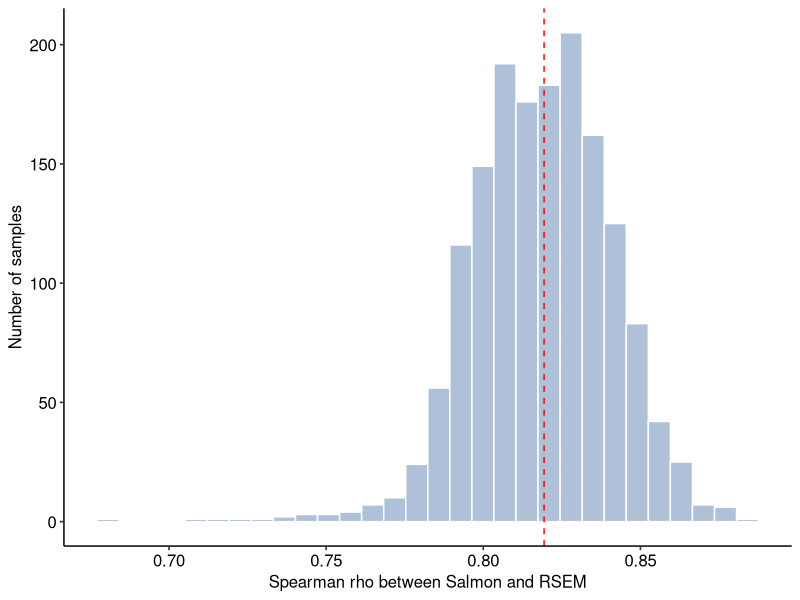
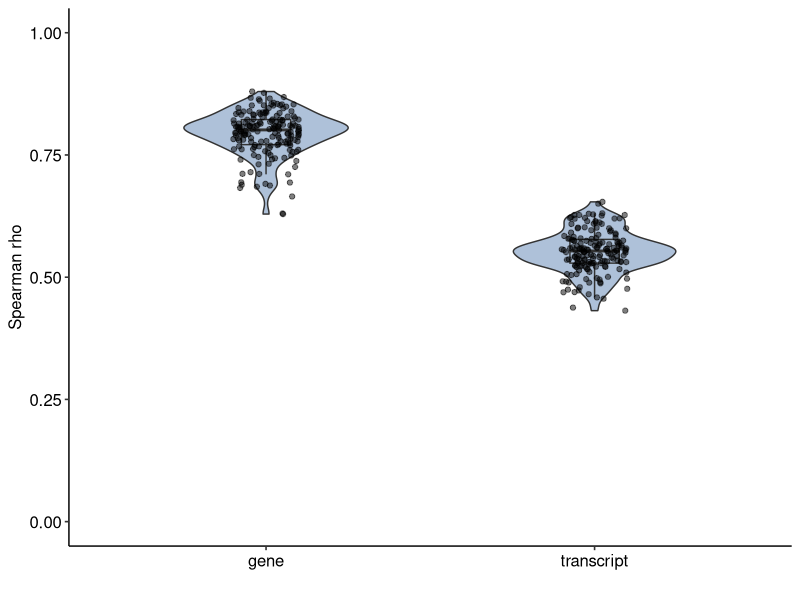
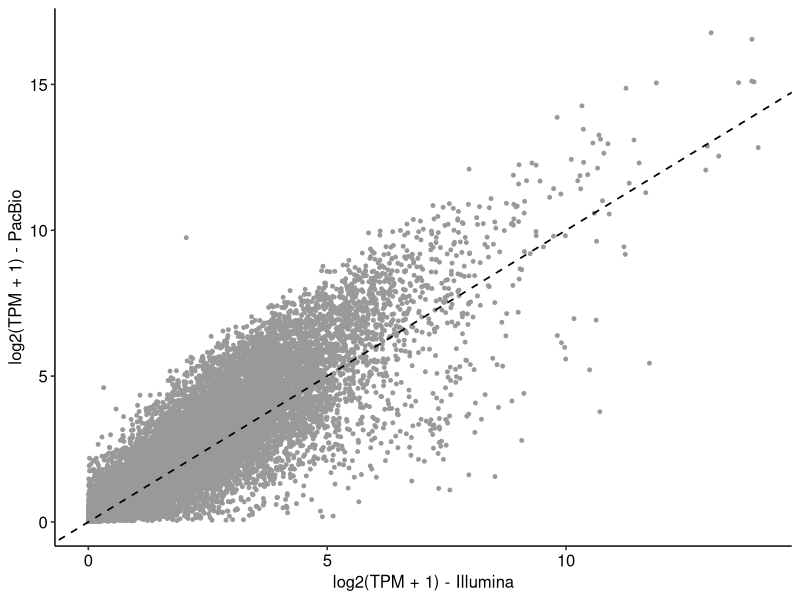
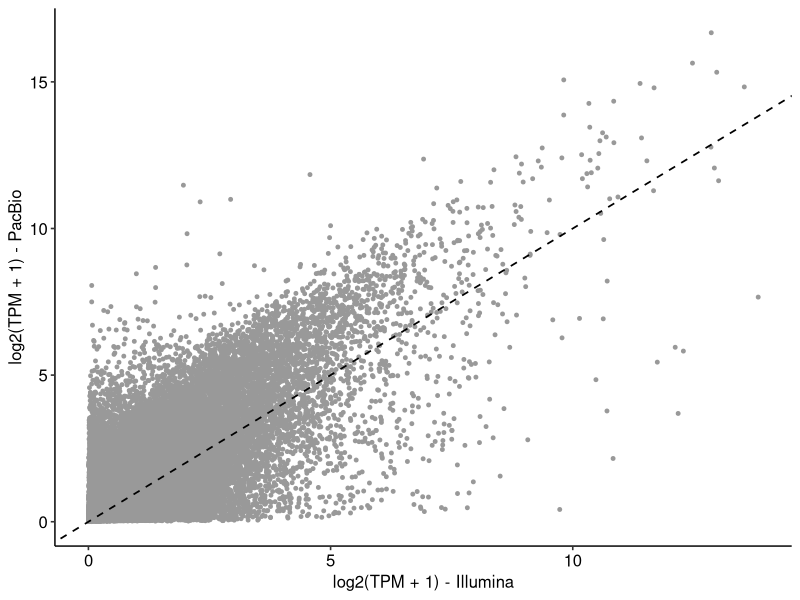

These figures' R source, in order:
#===============================================#
# MS peptide  #
#Supp-Figure-11 #
#===============================================#
library(ggplot2)
library(ggpubr)
library(tidyverse)
library(data.table)

setwd("/path/to/GTOP_code/supp/supp_fig11")


# Supp.Fig.11a rho between Salmon and RSEM ----------------------------------

plot_df <- fread("./input/supp11a.SR_transcript_expr_two_method_corr.txt")


ggplot(plot_df)+
  geom_histogram(aes(x=salmon_rsem), color="white", fill  = "#aec1d9")+
  geom_vline(xintercept = median(plot_df$salmon_rsem),
             linetype="dashed", color="red")+
  xlab("Spearman rho between Salmon and RSEM")+
  ylab("Number of samples")+
  theme_pubr()



# Supp.Fig.11b  -------------------------------------------------------------

plot_df <- fread("./input/supp11b.LR_SR_corr.txt")

ggplot(plot_df, aes(x = level, y = correlation)) +
  geom_violin(alpha = 1, 
              width = 0.5,
              fill = "#aec1d9",
              trim = TRUE) +
  geom_boxplot(width = 0.15, 
               outlier.shape = NA,
               fill = "#aec1d9",
               alpha = 1) +
  geom_jitter(width = 0.1,
              size = 1.5,
              alpha = 0.5) +
  scale_y_continuous(limits = c(0, 1)) +
  labs(x = "",
       y = "Spearman rho") +
  theme_pubr()



# Supp.Fig.11c gene expression correlation between Illumina and Pacbio --------

plot_df <- fread("./input/supp11c.LR_SR_expr_corr_example.Gene.txt")

plot_df_filtered <- plot_df %>%
  filter(`short-read` > 0 & `long-read` > 0)

ggplot(plot_df_filtered) +
  geom_point(
    aes(x = log2(`short-read` + 1),
        y = log2(`long-read` + 1)),
    color = "grey60",
    size = 1
  ) +
  geom_abline(
    slope = 1,
    intercept = 0,
    linetype = "dashed",
    color = "black",
    linewidth = 0.6
  ) +
  xlab("log2(TPM + 1) - Illumina") +
  ylab("log2(TPM + 1) - PacBio") +
  theme_pubr()


# Supp.Fig.11d transcript expression correlation between Illumina  --------


plot_df <- fread("./input/supp11d.LR_SR_expr_corr_example.Transcript.txt")

plot_df_filtered <- plot_df %>%
  filter(`short-read` > 0 & `long-read` > 0)

ggplot(plot_df_filtered) +
  geom_point(
    aes(x = log2(`short-read` + 1),
        y = log2(`long-read` + 1)),
    color = "grey60",
    size = 1
  ) +
  geom_abline(
    slope = 1,
    intercept = 0,
    linetype = "dashed",
    color = "black",
    linewidth = 0.6
  ) +
  xlab("log2(TPM + 1) - Illumina") +
  ylab("log2(TPM + 1) - PacBio") +
  theme_pubr()

